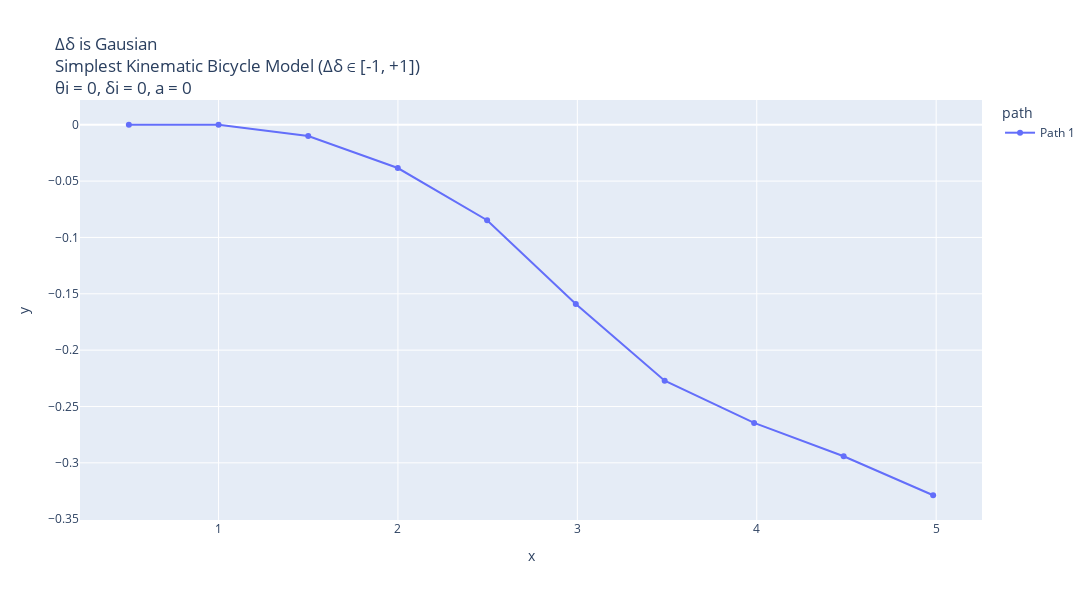
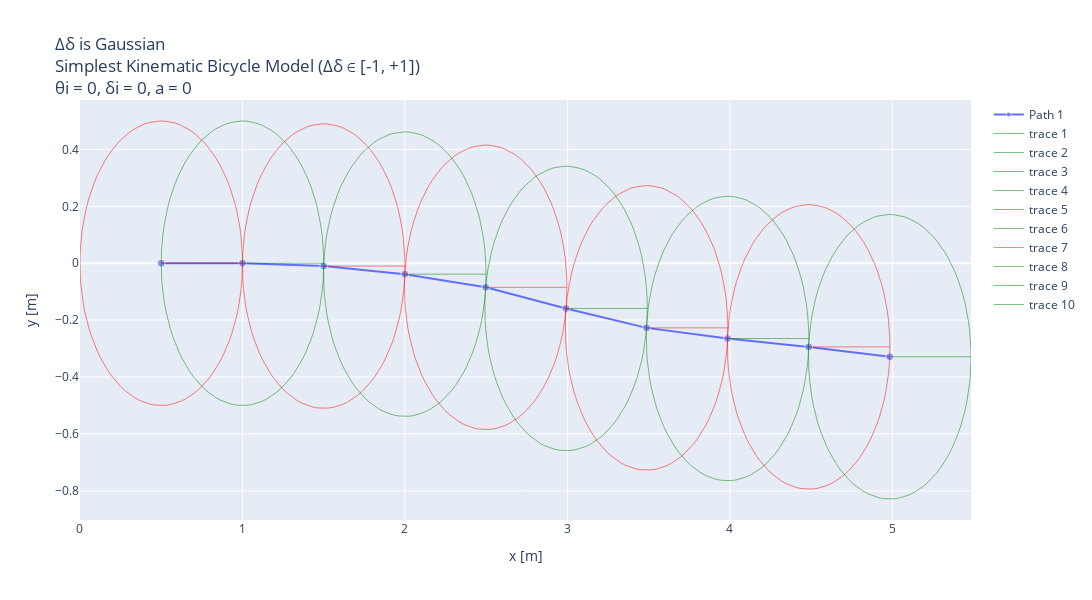

Notebook cell for these charts, in order:
### Code cell
# Making 5 possible trajectories
trajectories = []
# Only one sample trajectory.
x_traj, y_traj, theta_traj, delta_traj, gaussian_change_in_delta, a_traj, v_traj = simple_start_trajectory(theta_init=0.0, a_init=0.0, delta_init=0.0, v_init=5, mode="simple")
trajectories.append((x_traj, y_traj, theta_traj, delta_traj, gaussian_change_in_delta, a_traj, v_traj))


# Create a DataFrame for plotting
data = []
for i, (x_traj, y_traj, theta_traj, delta_traj, gaussian_change_in_delta, a_traj, v_traj) in enumerate(trajectories):
    for x, y, v in zip(x_traj, y_traj, v_traj):
        data.append({"x": x, "y": y, "v": v, "path": f"Path {i+1}"})
df = pd.DataFrame(data)

# Create the plot
fig = px.line(df, x="x", y="y", color="path", custom_data=["v"], title="Δδ is Gausian <br>Simplest Kinematic Bicycle Model (Δδ ∈ [-1, +1]) <br>θi = 0, δi = 0, a = 0", render_mode="svg")
# Add hover functionality
fig.update_traces(mode="markers+lines", hovertemplate="<br>".join([
    "v: %{customdata[0]:.2f}",
    "x: %{x:.2f}",
    "y: %{y:.2f}"
]))
fig.update_layout(height=600,width=1130)
fig.show()


# # Plotting x w.r.t. time
# dt = 0.1  # Time step
# t_end = 0.3  # 10 seconds
# t = np.arange(0, t_end + dt, dt)

# plt.figure(figsize=(15, 6))
# for i, (x_traj, y_traj, theta_traj, delta_traj, gaussian_change_in_delta, a_traj, v_traj) in enumerate(trajectories):
#     # Model built such that a remains same inside; can be randomised by using a random statement.
#     # print(x_traj,"\n", y_traj)
#     plt.plot(t, x_traj, label=f"Path {i+1}", alpha = 0.7)
# plt.ylabel("x [m]")
# plt.xlabel("t [s]")
# plt.grid("True")
# plt.title("x w.r.t. time")
# plt.legend()
# plt.show()

import plotly.graph_objects as go
import math
radius = []

for i in range(len(x_traj) - 1) :
    r = math.sqrt((x_traj[i+1] - x_traj[i]-0.5)**2 + (x_traj[i+1] - x_traj[i])**2)
    radius.append(r)

# Create a DataFrame for plotting
data = []
for i, (x_traj, y_traj, theta_traj, delta_traj, gaussian_change_in_delta, a_traj, v_traj) in enumerate(trajectories):
    for x, y, v in zip(x_traj, y_traj, v_traj):
        data.append({"x": x, "y": y, "v": v, "path": f"Path {i+1}"})
df = pd.DataFrame(data)

# Create a list of scatter traces for each trajectory
scatter_traces = []
for i, (x_traj, y_traj, theta_traj, delta_traj, gaussian_change_in_delta, a_traj, v_traj) in enumerate(trajectories):
    scatter_traces.append(go.Scatter(
        x=x_traj,
        y=y_traj,
        mode="markers+lines",
        name=f"Path {i+1}",
        hovertemplate="<br>".join([
            "v: %{marker.size:.2f}",
            "x: %{x:.2f}",
            "y: %{y:.2f}"
        ]),
        marker=dict(size=v_traj, sizemode='area', sizeref=2.*max(v_traj)/(dt**2), sizemin=4)
    ))

# Create a list of circle traces for each point
circle_traces = []
count = 0
for i, (x_traj, y_traj, theta_traj, delta_traj, gaussian_change_in_delta, a_traj, v_traj) in enumerate(trajectories):
    c = 0
    for x, y in zip(x_traj, y_traj):
        circle_x = [x] + [x + radius[count] * np.cos(theta) for theta in np.linspace(0, 2 * np.pi, 100)]
        circle_y = [y] + [y + radius[count] * np.sin(theta) for theta in np.linspace(0, 2 * np.pi, 100)]
        if (c%2 == 0) :
            color = "red"
        else : 
            color = "green"
        circle_traces.append(go.Scatter(
            x=circle_x,
            y=circle_y,
            mode="lines",
            line=dict(color=color, width=0.5),
            hovertemplate="<br>".join([
                "x: %{x:.2f}",
                "y: %{y:.2f}"
            ])
        ))
        c+=1
    count += 1

# Create the plot
fig = go.Figure(data=scatter_traces + circle_traces)
fig.update_layout(
    title="Δδ is Gaussian <br>Simplest Kinematic Bicycle Model (Δδ ∈ [-1, +1]) <br>θi = 0, δi = 0, a = 0",
    xaxis_title="x [m]",
    yaxis_title="y [m]",
    height=600,
    width=1130
)

# Show the plot
fig.show()
